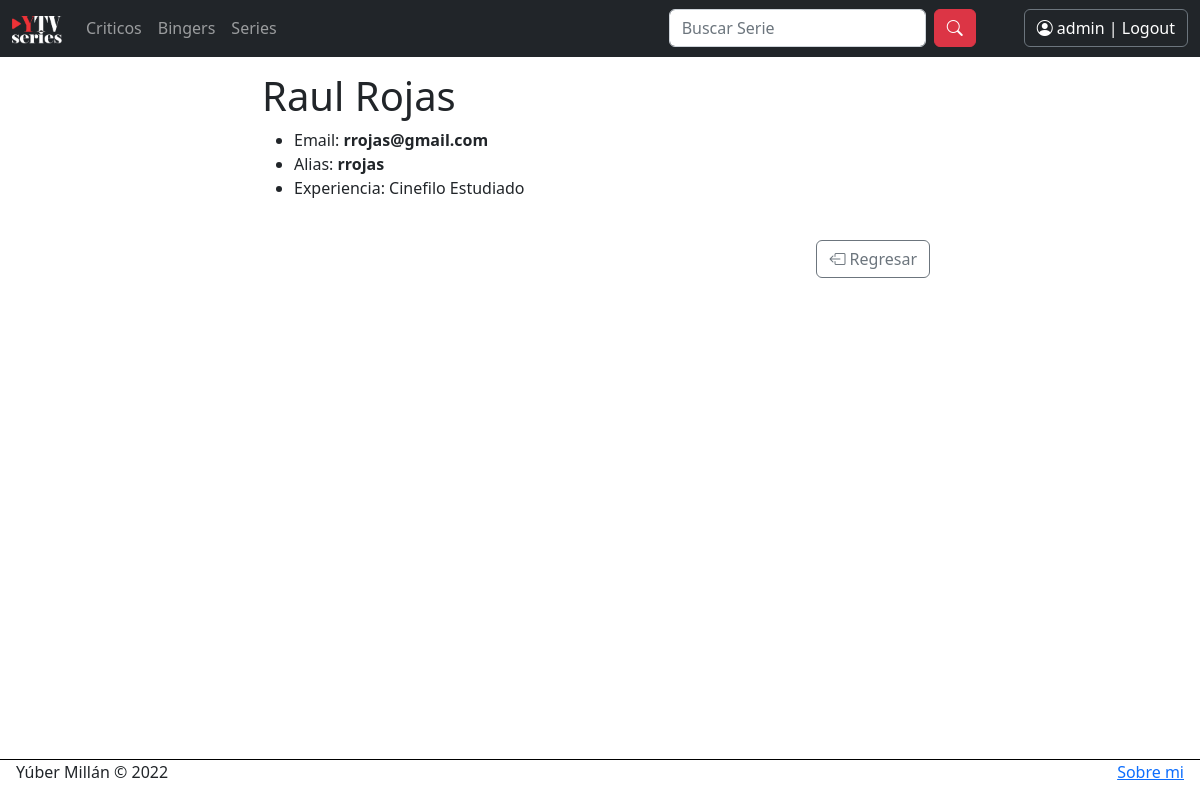
Screenshot of /usuarios/critico/4 (signed in) with the database file from the repository.
### usuarios/models.py (models this page shows, shortened)
class Critico(models.Model):
    nombre = models.CharField(max_length=50)
    apellido = models.CharField(max_length=50)
    email = models.EmailField()
    alias = models.CharField(max_length=20)
    experiencia = models.TextField()

### usuarios/views.py (the view)
# urls.py: path("critico/<id>", views.ver_critico, name="VerCritico"),
@user_passes_test(es_admin)
def ver_critico(request, id):
    critic = Critico.objects.get(id=id)
    return render(request, "usuarios/ver_critico.html", {"critico": critic})

### usuarios/views.py (called while the page is built)
def es_admin(user):
    return user.is_authenticated and user.is_staff

### usuarios/templates/usuarios/ver_critico.html
{% extends 'layout.html' %}
{% block contenido %}
<h1>{{ critico.nombre }} {{ critico.apellido }}</h1>
<ul>
    <li>Email:  <b>{{ critico.email }}</b></li>
    <li>Alias:  <b>{{ critico.alias }}</b></li>
    <li>Experiencia: {{ critico.experiencia }}</li>
</ul>
<div class="py-4" style="float: right; margin-right: 8px;">
    <a class="btn btn-outline-secondary" href="{% url 'ListaCriticos' %}">
    <i class="bi bi-box-arrow-left"></i> Regresar</a>
</div>
{% endblock contenido %}

### usuarios/templates/layout.html (shortened to what this page needs)
{% load static %}
<!DOCTYPE html>
<html lang="en">
<head>
    <link href="https://cdn.jsdelivr.net/npm/bootstrap@5.2.0-beta1/dist/css/bootstrap.min.css" rel="stylesheet">
    <link rel="stylesheet" href="https://cdn.jsdelivr.net/npm/bootstrap-icons@1.8.2/font/bootstrap-icons.css">
</head>
<body style="margin: 0;">
    <nav class="navbar navbar-expand-lg navbar-dark bg-dark fixed-top">
        <div class="container-fluid">
          <a class="navbar-brand" href="{% url 'Inicio' %} "><img src="/media/YTVSerie-small-white.png" alt="" width="50" height="28"></a>
          <div class="collapse navbar-collapse" id="navbarSupportedContent">
            <ul class="navbar-nav me-auto mb-2 mb-lg-0">
              {% if user.is_authenticated %}
                <li class="nav-item">
                  <a class="nav-link" aria-current="page" href=" {% url 'ListaCriticos' %} ">Criticos</a>
                </li>
              <li class="nav-item">
                <a class="nav-link" href=" {% url 'ListaBingers' %} ">Bingers</a>
              </li>
              {% endif %}
              <li class="nav-item">
                <a class="nav-link" href=" {% url 'SerieList' %} ">Series</a>
              </li>
            </ul>
            <form class="d-flex mx-5" role="search" action="/paginas/buscar/" method="GET">
              <input class="form-control me-2" type="search" placeholder="Buscar Serie" aria-label="Search" name="nombre" id="nombre">
              <button class="btn btn-danger" type="submit"><i class="bi bi-search"></i></button>
            </form>
            {% if not user.is_authenticated%}
              <a style="color:white; margin-right:10px;" class="btn btn-outline-secondary" href=" {% url 'Register' %} ">Registrarse</a>
              <a style="color:white; font-weight: bold;" class="btn btn-outline-secondary" href=" {% url 'Login' %} "><i class="bi bi-person-circle" style= "font-size: 14px"></i> | Login</a>
            {% else %}
              <a style="color:white;" class="btn btn-outline-secondary" href=" {% url 'Logout' %} "><i class="bi bi-person-circle"></i>  {{ user.username }} | Logout</a>
            {% endif %}
          </div>
        </div>
      </nav>
    <div style="display: flex; flex-direction: column; min-height: 100vh;">
        <div style="flex-grow: 1; padding-inline: 1rem;">
        <div class="container mt-4 pt-5">
            {% block contenido %}
            {% endblock contenido %}
        </div>
        </div>
        <div style="flex-wrap: wrap; border-top: 1px solid black; padding-inline: 1rem;">
            <footer style="display: flex; justify-content: space-between;">
                <p>
                    Yúber Millán © 2022
                </p>
                <p>
                    <a href="{% url 'About' %} ">Sobre mi</a>
                </p>
            </footer>
        </div>
    </div>
</body>
</html>

### usuarios/templates/layout.html (style rules this page uses)
.container { max-width: 700px; }

### rows the page displays
Critico: nombre "Raul", apellido "Rojas", email "rrojas@gmail.com", alias "rrojas", experiencia "Cinefilo Estudiado"

### other values shown
{{ user.username }} "admin"
